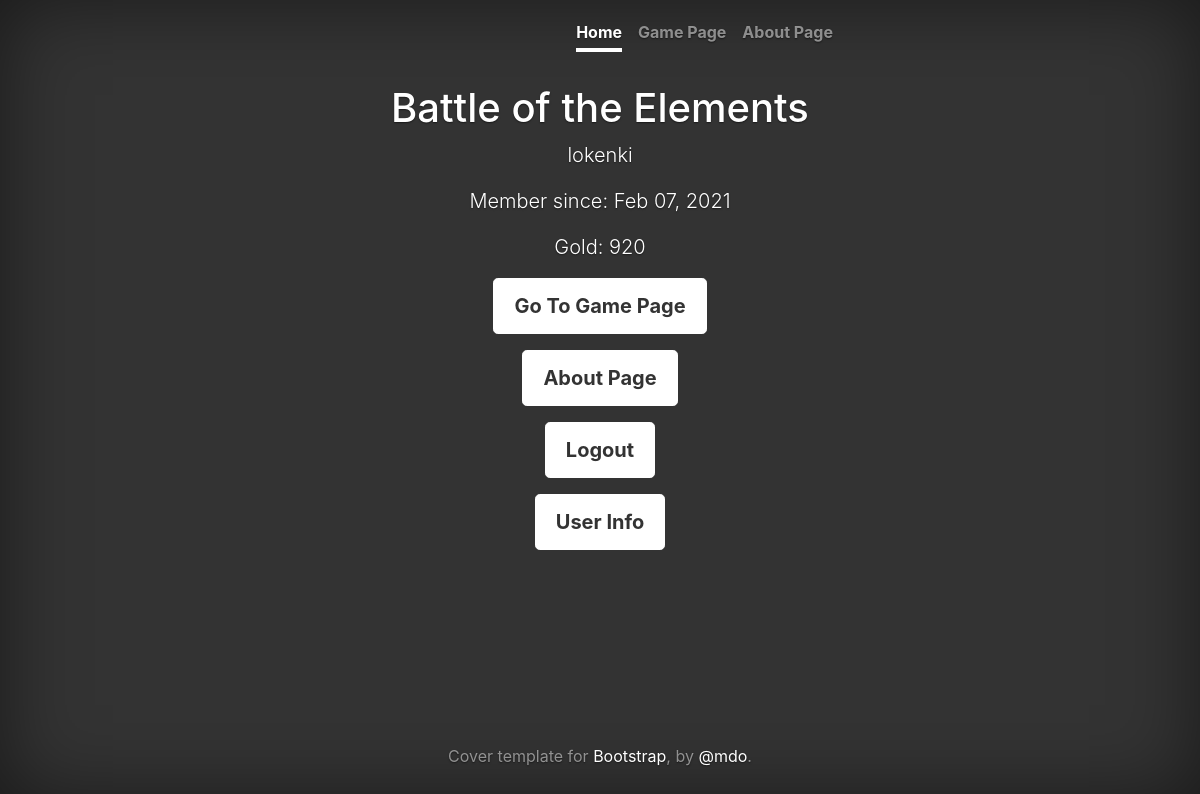
/main (signed in), run on an earlier commit of the app's database.
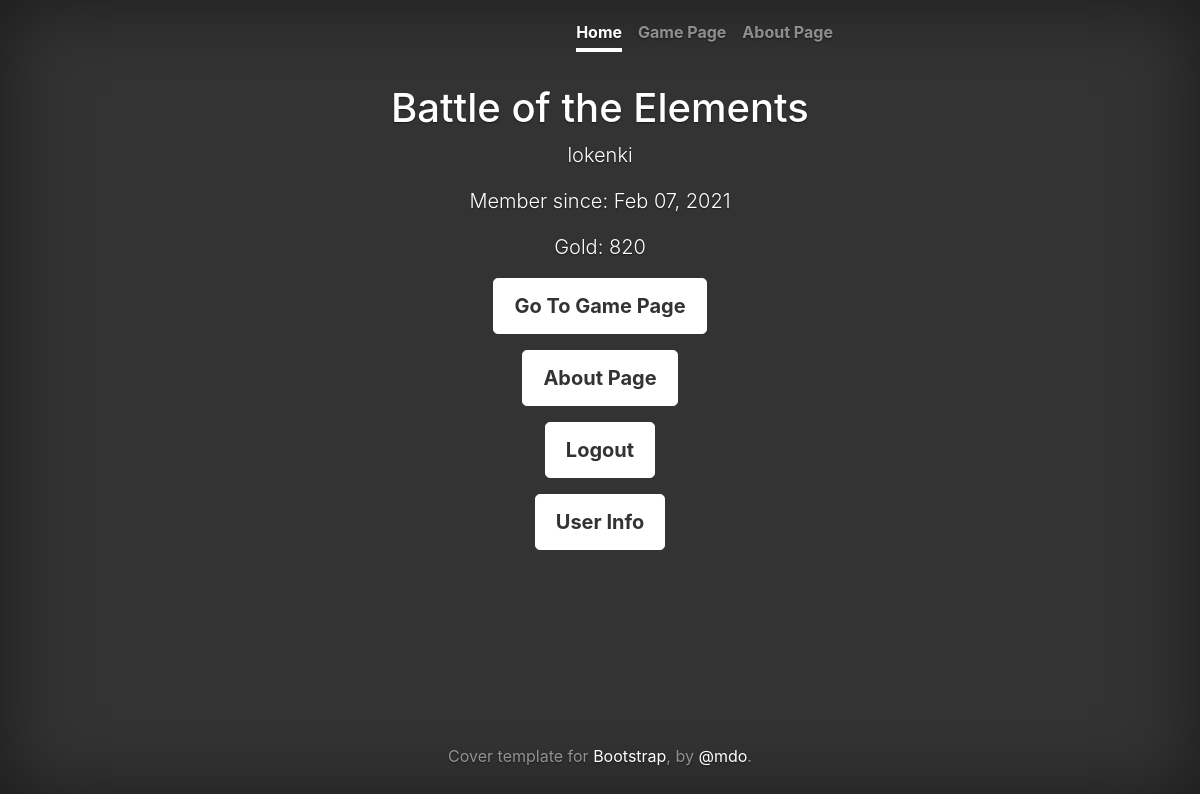
And on a later commit of the database.
### group_app/models.py (models this page shows)
class User(models.Model):
    user_name = models.CharField(max_length=20)
    email = models.CharField(max_length=40)
    password = models.CharField(max_length=250)
    gold = models.IntegerField(default=1000)
    avatar = models.CharField(max_length=12, default="Metal")
    created_at = models.DateTimeField(auto_now_add=True)
    updated_at = models.DateTimeField(auto_now=True)
    objects = UserManager()

### group_app/views.py (the view)
# urls.py: path('main', views.main, name="main"),
def main(request):
    this_user = User.objects.get(id=request.session['user_id'])
    context = {
        'user': this_user,
    }
    return render(request, 'main.html', context)

### group_app/templates/main.html (shortened to what this page needs)
    {% load static %}
{% block header %}
{% include "header.html" %}
{% endblock %}
        <main role="main" class="inner cover">
            <h1 class="cover-heading">Battle of the Elements</h1>
            <p class="lead">{{ user.user_name }}</p>
            <p class="lead">Member since: {{ user.created_at|date:"M d, Y" }}</p>
            <p class="lead">Gold: {{ user.gold }}</p>
            <p class="lead">
                <a href="{% url 'game_page' %}" class="btn btn-lg btn-secondary">Go To Game Page</a>
            </p>
            <p class="lead">
                <a href="{% url 'about_page' %}" class="btn btn-lg btn-secondary">About Page</a>
            </p>
            <p class="lead">
                <a href="{% url 'logout' %}" class="btn btn-lg btn-secondary">Logout</a>
            </p>
            <p>
                <a href="/user_info/{{user.id}}" class="btn btn-lg btn-secondary">User Info</a>
            </p>
        </main>
        <footer class="mastfoot mt-auto">
            <div class="inner">
                <p>Cover template for <a href="https://getbootstrap.com/">Bootstrap</a>, by <a href="https://twitter.com/mdo">@mdo</a>.</p>
            </div>
        </footer>
    </div>
{% block footer %}
{% include "footer.html" %}
{% endblock %}

What changed in the data, as far as the page shows it:
changed User "lokenki": gold "920" → "820"
